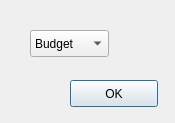
<?xml version="1.0" encoding="UTF-8"?>
<ui version="4.0">
 <class>find2</class>
 <widget class="QDialog" name="find2">
  <property name="geometry">
   <rect>
    <x>0</x>
    <y>0</y>
    <width>175</width>
    <height>123</height>
   </rect>
  </property>
  <property name="windowTitle">
   <string>Dialog</string>
  </property>
  <widget class="QComboBox" name="comboBox">
   <property name="geometry">
    <rect>
     <x>30</x>
     <y>30</y>
     <width>79</width>
     <height>27</height>
    </rect>
   </property>
   <item>
    <property name="text">
     <string>Budget</string>
    </property>
   </item>
   <item>
    <property name="text">
     <string>Contract</string>
    </property>
   </item>
  </widget>
  <widget class="QPushButton" name="pushButton">
   <property name="geometry">
    <rect>
     <x>70</x>
     <y>80</y>
     <width>88</width>
     <height>27</height>
    </rect>
   </property>
   <property name="text">
    <string>OK</string>
   </property>
  </widget>
 </widget>
 <resources/>
 <connections/>
</ui>
